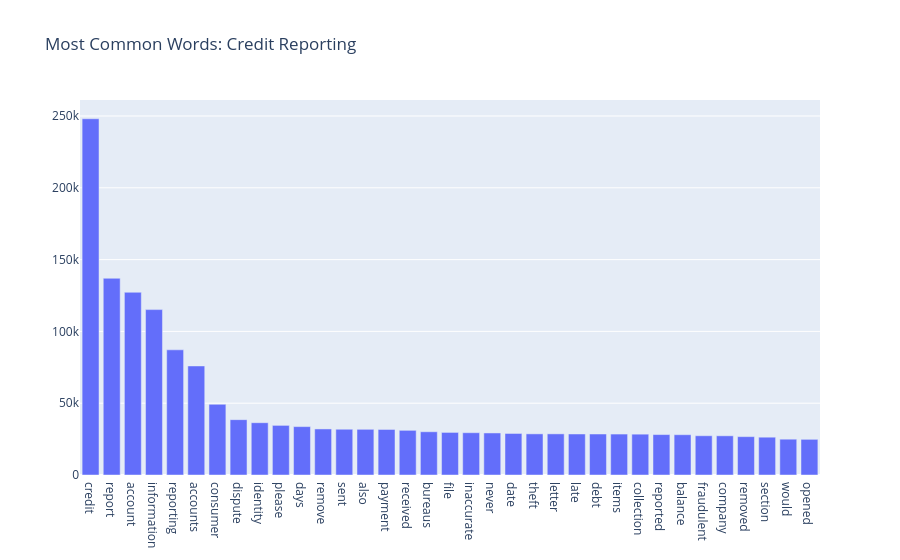

Here is the notebook cell this chart was saved with:
### Markdown cell above
# Graph Most Frequent Words

### Code cell
data = FreqDist(credit_reporting_text_processed).most_common(35)
fig = go.Figure()
fig.add_trace(go.Bar(x= [data[i][0] for i in range(len(data))], y=[data[i][1] for i in range(len(data))]))
fig.update_layout(title = "Most Common Words: Credit Reporting")
fig.show()

### Figure 1 — Plotly figure (JSON) as saved in the notebook; plotly's stock layout.template omitted (floating-point values rounded to 4 significant figures)
{"data": [{"type": "bar", "x": ["credit", "report", "account", "information", "reporting", "accounts", "consumer", "dispute", "identity", "please", "days", "remove", "sent", "also", "payment", "received", "bureaus", "file", "inaccurate", "never", "date", "theft", "letter", "late", "debt", "items", "collection", "reported", "balance", "fraudulent", "company", "removed", "section", "would", "opened"], "y": [248083, 136990, 127250, 115177, 87171, 75940, 49221, 38546, 36421, 34556, 33696, 32066, 31865, 31819, 31712, 31105, 30114, 29654, 29450, 29275, 28925, 28651, 28645, 28559, 28546, 28509, 28434, 28156, 28055, 27337, 27289, 26709, 26329, 24938, 24842]}], "layout": {"title": {"text": "Most Common Words: Credit Reporting"}}}
